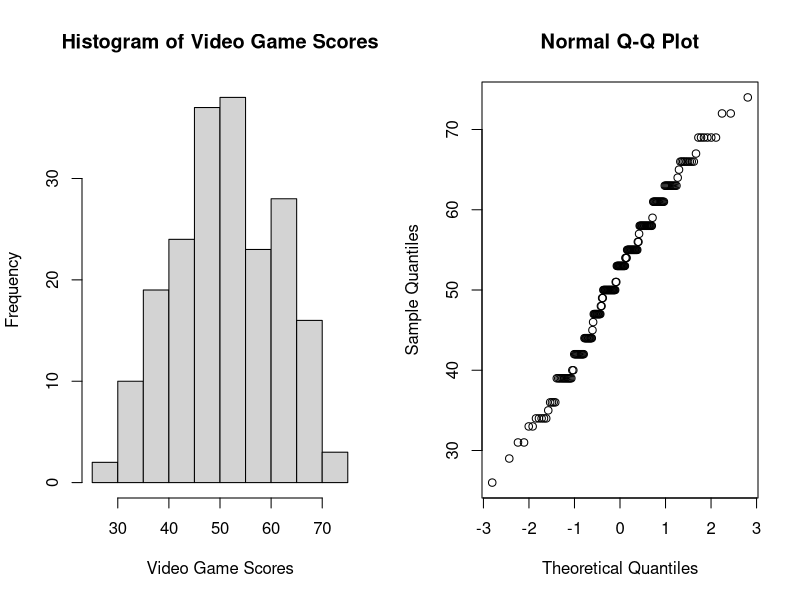
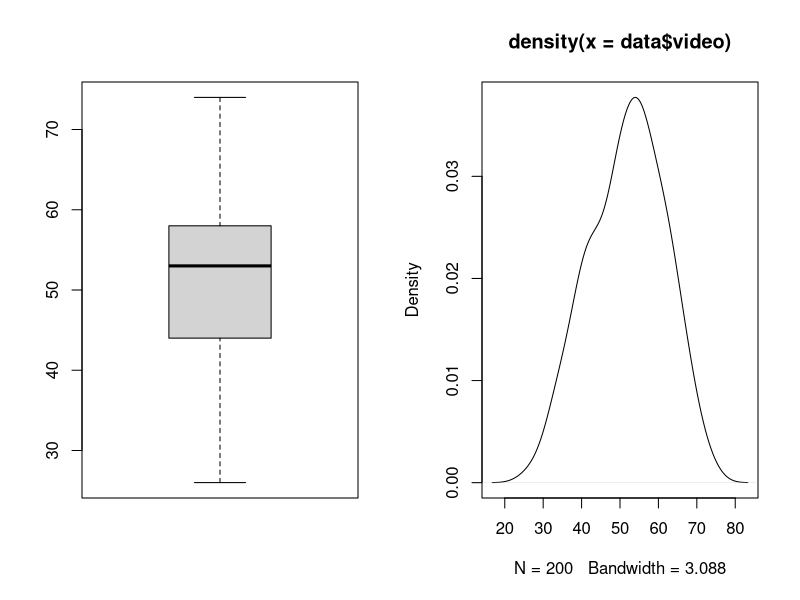
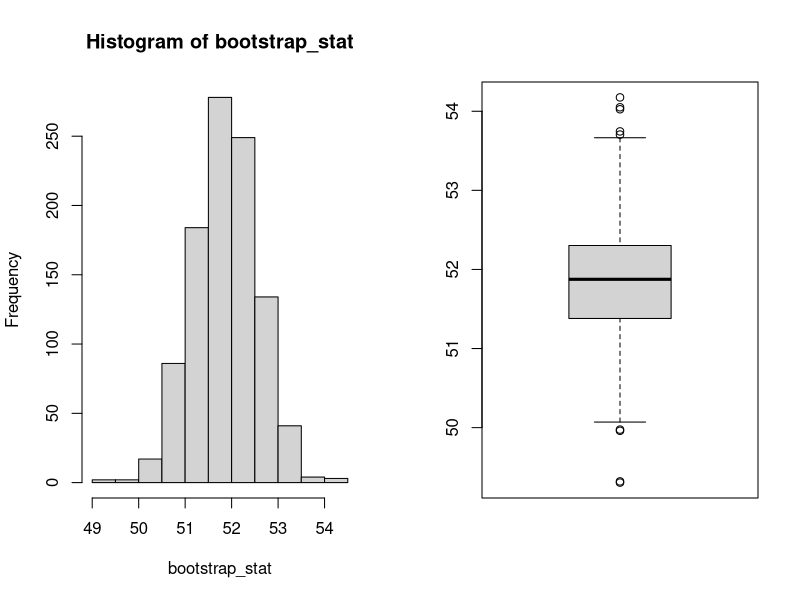
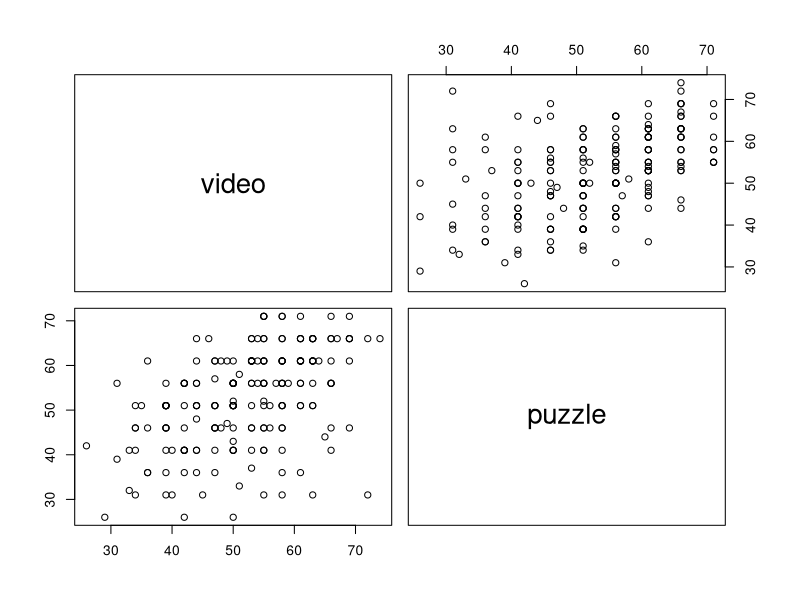

Write R code to recreate these figures, in order.
## ---- chunk 1
data <- read.table("./Ice_cream-1.csv", header = TRUE, sep = ",")
## ---- chunk 2
par(mfrow = c(1,2))
hist(data$video,main = "Histogram of Video Game Scores", xlab = "Video Game Scores")
qqnorm(data$video)
par(mfrow = c(1,2))
boxplot(data$video); plot(density(data$video))
## ---- chunk 3
mu <- mean(data$video); n <- length(data$video)
sd_sample <- sd(data$video); sem <- sd_sample / sqrt(n)
z_score <- qnorm(1 - 0.015); margin_error <- z_score * sem
lower_bound <- mu - margin_error; upper_bound <- mu + margin_error
## ---- chunk 4
n_min = (z_score^2) * (sd_sample^2) / (1.5^2)
## ---- chunk 5
bootstrap_CI <- function(x, b_count){
  bootstrap_stat <- numeric(1000)
  for (i in 1:b_count) {
      bootstrap_sample <- sample(x, replace=TRUE)
      bootstrap_stat[i] <- mean(bootstrap_sample)
  }
  cat("97%-CI Bootstrap Confidence Interval: \n")
  print(quantile(bootstrap_stat, c(0.015, 0.985)))
  par(mfrow=c(1,2)); hist(bootstrap_stat); boxplot(bootstrap_stat)
}
bootstrap_CI(data$video, 1000)
## ---- chunk 6
t_test_result <- t.test(data$video, mu = 50, alternative = "greater", conf.level = 0.97)
## ---- chunk 7
t_test_result <- t.test(data$video, mu = 51, alternative = "greater", conf.level = 0.97)
## ---- chunk 8
test_median <- 50; larger_median <- sum(data$video > test_median)
# Sign Test
sign_result <- binom.test(
  larger_median, n = n, conf.level = .97, alternative = 'greater')
# Wilcoxon Signed-rank Test
wilcox_result_50 <- wilcox.test(
  data$video, mu = 50, alternative = 'greater', conf.level = .97)
wilcox_result_51 <- wilcox.test(
  data$video, mu = 51, alternative = 'greater', conf.level = .97)
## ---- chunk 9
#wilcox_25_result <- wilcox.test(data$video, mu=42, alternative = 'less')
count_lt_42 <- sum(data$video < 42)

# both should be the same tests
sign_25_result <- binom.test(count_lt_42, n, p = 0.25, alternative = "less")
#prop_25_result <- prop.test(x = count_lt_42, n = n, p = 0.25, alternative = "less")
sign_25_result
## ---- chunk 10
set.seed(14)
bootstrap_test <- function(
    n = 200, b_count = 1000, mu, test = 26){
  bootstrap_stat <- numeric(n)
  for (i in 1:b_count) {
      bootstrap_sample <- rnorm(n = n, mean = mu, sd = 10)
      bootstrap_stat[i] <- min(bootstrap_sample)
  }
  
  pl = sum(bootstrap_stat < test) / b_count
  pr = sum(bootstrap_stat > test) / b_count
  p_value = 2 * min(pl, pr)
  return(p_value)
}
p = numeric(100); for(i in 1:100){p[i] = bootstrap_test(mu = i)}
x = (1:100)[p > 0.05]; print(x)
## ---- chunk 11
vid_female <- data$video[data$female==1]
vid_male <- data$video[data$female==0]

mf_t_result <- t.test(vid_male, vid_female, alternative = 'greater')
mf_wilcox_result <- wilcox.test(vid_male, vid_female, alternative = 'greater')
mf_ks_result <- ks.test(vid_male, vid_female, alternative = 'greater')

mf_t_result; mf_wilcox_result; mf_ks_result
## ---- chunk 12
video_puzzle <- data[c('video', 'puzzle')]
cor_result <- round(cor(video_puzzle), 3)
pairs(video_puzzle)
cor_test_result <- cor.test(video_puzzle$video, video_puzzle$puzzle)
t_result <- t.test(
    video_puzzle$puzzle,
    video_puzzle$video,
    alternative = 'greater',
    paired = TRUE
)

cor_result; t_result
